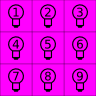

Rendered tile map (Tiled .tmx) drawn with the repository's tilesets; below, a short description and the full map source, tile grids included:
An orthogonal 3x3 tile map with 32x32 px tiles, 1 tile layer (Tile Layer 1).

<map version="1.0" orientation="orthogonal" width="3" height="3" tilewidth="32" tileheight="32">
 <tileset firstgid="1" name="light" tilewidth="32" tileheight="32">
  <image source="light/light.png" width="96" height="96" />
 </tileset>
 <layer name="Tile Layer 1" width="3" height="3">
  <properties>
   <property name="type" value="light" />
  </properties>
  <data encoding="csv">
1,2,3,
4,5,6,
7,8,9
</data>
 </layer>
</map>
